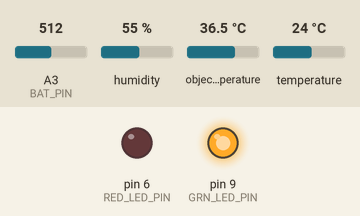
This sketch was run on a simulated Arduino Pro Mini, built with avr-gcc and run on an emulated ATmega328P. Parts: output pins drawn as LEDs (lit = HIGH). Wiring (inferred from the names in the program): HTU21/Si7021 sensor at I2C address 0x40. The inputs (shaded band) are chosen by the test bench; at power-on: A3 (BAT_PIN) = 512, humidity 55 %, object temperature 36.5 °C, temperature 24 °C. The local clock reads 2024-03-15 10:24:30 at power-on unless the sketch sets it; storage starts empty.

Above: at 3.13 s.
At 7.3 s:
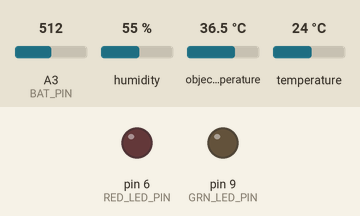
Timing chart, 0 to 14.0 s (numbered marks = the images above):
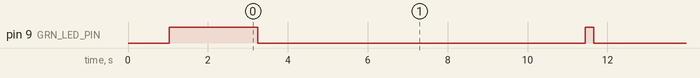

The sketch:

BTEMS.ino
```cpp
// ------------------------------------------------------------------------------------------------
// Filename: BTEMS.ino
//
// Authors: Nipun Gunawardena
//          Elizabeth Prucka
//
// Notes:
//   - Tested on Arduino Mini Pro 3.3V
//   - After uploading code, the user should wait until the program has fully started and taken a few
//     readings before unplugging from the computer
//   - Current delay in realtime is a little less than 10 seconds
//   - If four AA batteries are used, the resistor divider should consist of a 24k high-side resistor (R1)
//     and a 30k low-side resistor (R2)
//   - The original SHT2x library repository was deleted, which is why it's included with this code
//
// TODO:
//   - Add support for 999 files
//
// Compile Settings: Board: "Arduino Pro or Pro Mini"
//                   Processor: "ATmega 328 (3.3V, 8MHz)"
//
// Current consumption values:
//   - 3.60 to 4.40 mA during sleep with knockoff RTC
//   - At least 12.5mA during write, assume 20mA-40mA during write
//   - 2.02 mA during sleep with adafruit RTC
//
// ------------------------------------------------------------------------------------------------

// !! Change Filename depending on station. Change the XX below to hexadecimal number !!
char filename[] = "BTM08_00.CSV";     // Prototype filename


// Includes ---------------------------------------------------------------------------------------
#include <Adafruit_MLX90614.h>  // Infrared Temp Library    https://github.com/adafruit/Adafruit-MLX90614-Library
#include <Narcoleptic.h>  // Sleep Library                  https://code.google.com/archive/p/narcoleptic/
#include <RTClib.h>       // RTC Library                    https://github.com/mizraith/RTClib
#include <SD.h>           // SD card                        Included
#include "SHT2x.h"        // SHT21 Library                  Included in same folder
#include <SPI.h>          // SPI Library                    Included
#include <Wire.h>         // I2C Library                    Included


// Defining ---------------------------------------------------------------------------------------
#define DEBUG 0           // Used to Show Serial Monitor during Debugging
#define RED_LED_PIN 6     // Pin used for red LED
#define GRN_LED_PIN 9     // Pin used for green LED
#define BAT_PIN A3        // Pin used to measure battery level
#define CHIP_SELECT 10    // Chip select pin for SD card


// Initializations --------------------------------------------------------------------------------
float mlxIR;                // IR values from MLX90614
float mlxAmb;               // Ambient temp values from MLX90614
float shtAmb;               // Ambient temp values from SHT21
float shtHum;               // Relative humidity values from SHT21
float mSecs;                // Milliseconds from Arduino
float batLvl;               // Battery voltage level
unsigned int batRaw;        // Raw battery input

const unsigned int R1 = 24000;   // High-side resistor for battery measuring voltage divider
const unsigned int R2 = 30000;   // Low-side resistor for battery measuring voltage divider

Adafruit_MLX90614 mlx = Adafruit_MLX90614();  // MLX90614 Class
RTC_DS3231 RTC;                               // RTC Class

File logfile;               // Data object you will write your sensor data to


// Function Prototypes ----------------------------------------------------------------------------
void error(char *str);                  // Error function prototype
void blinkGreenLED(unsigned long m);    //Blinking Green LED function
void blinkRedLED(unsigned long m);      //Blinking Red LED function


// Setup Function ---------------------------------------------------------------------------------
void setup() {
#if DEBUG
  Serial.begin(9600); //turn on serial monitor
#endif

  // Initialize libraries
  Wire.begin();
  mlx.begin();
  RTC.begin();

  // Initialize SD Card
  SD.begin(CHIP_SELECT);     //Initialize the SD card reader

  //Declare Pins for LED
  pinMode(RED_LED_PIN, OUTPUT);
  pinMode(GRN_LED_PIN, OUTPUT);

  // Create filename, open SD Card File
  for (uint8_t i = 0; i < 100; i++) {            // Indexes file every time program is restarted
    filename[6] = i / 10 + '0';                  // !! Will stop at 99 !!
    filename[7] = i % 10 + '0';
    if (! SD.exists(filename)) {
      logfile = SD.open(filename, FILE_WRITE);
      break;
    }
  }

  // Prepare file
  if (!logfile) {               // File successfully opened check
    error("Couldnt create file!");
  }
  logfile.println("Year, Month, Day, Hour, Minute, Second, SHT_Amb_C, SHT_Hum_Pct, MLX_IR_C, MLX_Amb_C, Bat_Lvl_V"); // Print header to SD
  logfile.flush();             //Save file

  // Print header for debugging
#if DEBUG
  Serial.println("Year, Month, Day, Hour, Minute, Second, SHT_Amb_C, SHT_Hum_Pct, MLX_IR_C, MLX_Amb_C, Bat_Lvl_V");
#endif

  // Check if the RTC is running.
  // TODO: Determine whether chunk is necessary
  // Doesn't work when uncommented, why?
  //  if (! RTC.isrunning()) {
  //    Serial.println("RTC is NOT running");
  //    error("RTC is NOT running");
  //  }

  // Gets current datetime and compares it to compilation time
  DateTime now = RTC.now();
  DateTime compiled = DateTime(__DATE__, __TIME__);
  if (now.unixtime() < compiled.unixtime()) {
    Serial.println("RTC is older than compile time! Updating");
    RTC.adjust(DateTime(__DATE__, __TIME__));
    for (int i = 0; i < 3; i++) {
      blinkRedLED(100);
      blinkGreenLED(100);
    }
  }

  delay(1000);              // Give user time to look at LED
  blinkGreenLED(2000);      // Blink Green LED for 2 seconds
}


// Loop Function ----------------------------------------------------------------------------------
void loop() {

  // Gather measurements
  digitalWrite(GRN_LED_PIN, HIGH);  // Start blink
  shtAmb = SHT2x.GetTemperature();
  mlxAmb = mlx.readAmbientTempC();
  mlxIR = mlx.readObjectTempC();
  shtHum = SHT2x.GetHumidity();

  batRaw = 0;
  for (int i = 0; i < 3; i++) {
    batRaw += analogRead(BAT_PIN);    // Average battery readings, division happens below
  }

  batLvl = ( ((float)batRaw) * (3.3 / 1024.0 / 3.0) * (float)(R1 + R2) ) / ((float)R2);

  // Get the current time
  DateTime now = RTC.now();

  // Write to SD card
  if (logfile) {
    logfile.print(now.year(), DEC);
    logfile.print(", ");
    logfile.print(now.month(), DEC);
    logfile.print(", ");
    logfile.print(now.day(), DEC);
    logfile.print(", ");
    logfile.print(now.hour(), DEC);
    logfile.print(", ");
    logfile.print(now.minute(), DEC);
    logfile.print(", ");
    logfile.print(now.second(), DEC);
    logfile.print(", ");
    logfile.print(shtAmb);
    logfile.print(", ");
    logfile.print(shtHum);
    logfile.print(", ");
    logfile.print(mlxIR);
    logfile.print(", ");
    logfile.print(mlxAmb);
    logfile.print(", ");
    logfile.print(batLvl);
    logfile.println();
    logfile.flush();                                  //Save file
  }

  // End Blink Green LED
  digitalWrite(GRN_LED_PIN, LOW);

  // Write to Serial Monitor
#if DEBUG
  Serial.print(now.year(), DEC);
  Serial.print(", ");
  Serial.print(now.month(), DEC);
  Serial.print(", ");
  Serial.print(now.day(), DEC);
  Serial.print(", ");
  Serial.print(now.hour(), DEC);
  Serial.print(", ");
  Serial.print(now.minute(), DEC);
  Serial.print(", ");
  Serial.print(now.second(), DEC);
  Serial.print(", ");
  Serial.print(shtAmb);
  Serial.print(", ");
  Serial.print(shtHum);
  Serial.print(", ");
  Serial.print(mlxIR);
  Serial.print(", ");
  Serial.print(mlxAmb);
  Serial.print(", ");
  Serial.print(batLvl);
  Serial.println();
  Serial.flush();
#endif

  // Delay/Sleep
  Narcoleptic.delay(8200);
  // delay(9421);
}


//Blink LED Functions --------------------------------------------------------------------------------
void blinkGreenLED(unsigned long m) {
  //Blinks Green LED
  digitalWrite(GRN_LED_PIN, HIGH);
  delay(m);
  digitalWrite(GRN_LED_PIN, LOW);
}

void blinkRedLED(unsigned long m) {
  //Blinks Red LED
  digitalWrite(RED_LED_PIN, HIGH);
  delay(m);
  digitalWrite(RED_LED_PIN, LOW);
}


//Error Function --------------------------------------------------------------------------------------
void error(const char *str) {
  //Turns on red LED
  digitalWrite(RED_LED_PIN, HIGH);

  //Print Error to Serial Monitor
#if DEBUG
  Serial.print("Error: ");
  Serial.println(str);
#endif

  while (1);
}
```

SHT2x.cpp
```cpp
// (licence header left out)
#include <inttypes.h>
#include <Wire.h>
#include "Arduino.h"
#include "SHT2x.h"


/******************************************************************************
 * Global Functions
 ******************************************************************************/

/**********************************************************
 * GetHumidity
 *  Gets the current humidity from the sensor.
 *
 * @return float - The relative humidity in %RH
 **********************************************************/
float SHT2xClass::GetHumidity(void)
{
	return (-6.0 + 125.0 / 65536.0 * (float)(readSensor(eRHumidityHoldCmd)));
}

/**********************************************************
 * GetTemperature
 *  Gets the current temperature from the sensor.
 *
 * @return float - The temperature in Deg C
 **********************************************************/
float SHT2xClass::GetTemperature(void)
{
	return (-46.85 + 175.72 / 65536.0 * (float)(readSensor(eTempHoldCmd)));
}


/******************************************************************************
 * Private Functions
 ******************************************************************************/

uint16_t SHT2xClass::readSensor(uint8_t command)
{
    uint16_t result;

    Wire.beginTransmission(eSHT2xAddress);	//begin
    Wire.write(command);					//send the pointer location
    delay(100);
    Wire.endTransmission();               	//end

    Wire.requestFrom(eSHT2xAddress, 3);
    while(Wire.available() < 3) {
      ; //wait
    }

    //Store the result
    result = ((Wire.read()) << 8);
    result += Wire.read();
	result &= ~0x0003;   // clear two low bits (status bits)
    return result;
}

SHT2xClass SHT2x;
```

SHT2x.h
```cpp
// (licence header left out)
#ifndef SHT2X_H
#define SHT2X_H

#include <inttypes.h>

typedef enum {
    eSHT2xAddress = 0x40,
} HUM_SENSOR_T;

typedef enum {
    eTempHoldCmd		= 0xE3,
    eRHumidityHoldCmd	= 0xE5,
    eTempNoHoldCmd      = 0xF3,
    eRHumidityNoHoldCmd = 0xF5,
} HUM_MEASUREMENT_CMD_T;

class SHT2xClass
{
  private:
	uint16_t readSensor(uint8_t command);

  public:
    float GetHumidity(void);
    float GetTemperature(void);
};

extern SHT2xClass SHT2x;

#endif
```

Measured:
- by itself, pin 9 (GRN_LED_PIN): alternates HIGH for 0.21 s and LOW for 8.2 s
